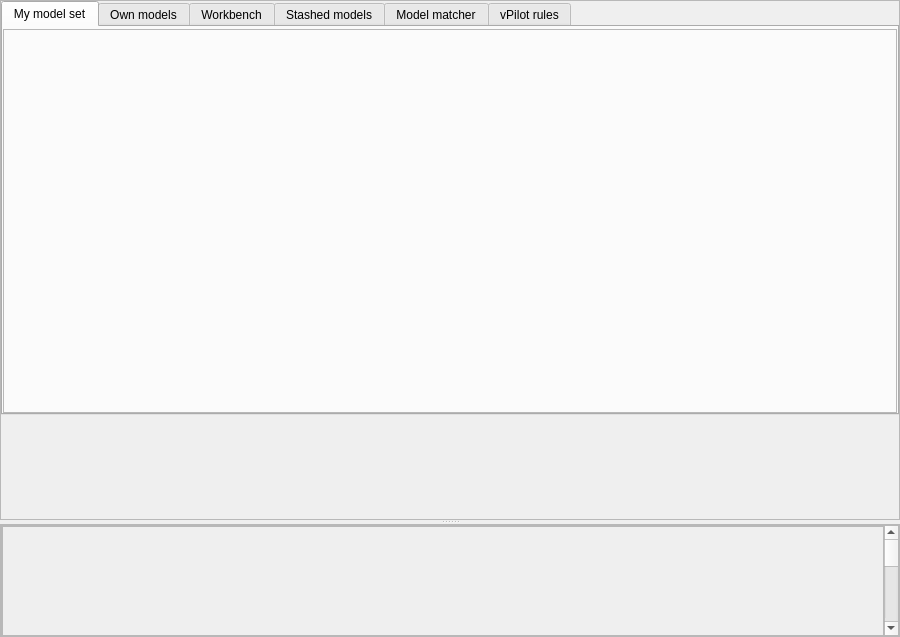
<?xml version="1.0" encoding="UTF-8"?>
<ui version="4.0">
 <class>CDbMappingComponent</class>
 <widget class="swift::gui::COverlayMessagesFrame" name="CDbMappingComponent">
  <property name="geometry">
   <rect>
    <x>0</x>
    <y>0</y>
    <width>900</width>
    <height>637</height>
   </rect>
  </property>
  <property name="minimumSize">
   <size>
    <width>600</width>
    <height>400</height>
   </size>
  </property>
  <property name="windowTitle">
   <string>Frame</string>
  </property>
  <layout class="QHBoxLayout" name="hl_DbMappingComponent">
   <property name="spacing">
    <number>0</number>
   </property>
   <property name="leftMargin">
    <number>0</number>
   </property>
   <property name="topMargin">
    <number>0</number>
   </property>
   <property name="rightMargin">
    <number>0</number>
   </property>
   <property name="bottomMargin">
    <number>0</number>
   </property>
   <item>
    <widget class="QSplitter" name="sp_MappingComponent">
     <property name="sizePolicy">
      <sizepolicy hsizetype="Expanding" vsizetype="Expanding">
       <horstretch>0</horstretch>
       <verstretch>0</verstretch>
      </sizepolicy>
     </property>
     <property name="orientation">
      <enum>Qt::Vertical</enum>
     </property>
     <widget class="QFrame" name="fr_SelectModel">
      <property name="frameShape">
       <enum>QFrame::StyledPanel</enum>
      </property>
      <property name="frameShadow">
       <enum>QFrame::Raised</enum>
      </property>
      <layout class="QVBoxLayout" name="vl_SelectModel">
       <property name="spacing">
        <number>4</number>
       </property>
       <property name="leftMargin">
        <number>0</number>
       </property>
       <property name="topMargin">
        <number>0</number>
       </property>
       <property name="rightMargin">
        <number>0</number>
       </property>
       <property name="bottomMargin">
        <number>0</number>
       </property>
       <item>
        <widget class="QTabWidget" name="tw_ModelsToBeMapped">
         <property name="toolTip">
          <string>Models installed and found for your simulator</string>
         </property>
         <property name="currentIndex">
          <number>0</number>
         </property>
         <widget class="QWidget" name="tab_OwnModelSet">
          <property name="toolTip">
           <string>This is the model set swift will use for model matching</string>
          </property>
          <attribute name="title">
           <string>My model set</string>
          </attribute>
          <layout class="QHBoxLayout" name="hl_OwnModelSet">
           <property name="spacing">
            <number>4</number>
           </property>
           <property name="leftMargin">
            <number>0</number>
           </property>
           <property name="topMargin">
            <number>2</number>
           </property>
           <property name="rightMargin">
            <number>0</number>
           </property>
           <property name="bottomMargin">
            <number>0</number>
           </property>
           <item>
            <widget class="swift::gui::components::CDbOwnModelSetComponent" name="comp_OwnModelSet">
             <property name="frameShape">
              <enum>QFrame::StyledPanel</enum>
             </property>
             <property name="frameShadow">
              <enum>QFrame::Raised</enum>
             </property>
            </widget>
           </item>
          </layout>
         </widget>
         <widget class="QWidget" name="tab_OwnModels">
          <attribute name="title">
           <string>Own models</string>
          </attribute>
          <layout class="QHBoxLayout" name="hl_OwnAircraftModels">
           <property name="spacing">
            <number>4</number>
           </property>
           <property name="leftMargin">
            <number>0</number>
           </property>
           <property name="topMargin">
            <number>2</number>
           </property>
           <property name="rightMargin">
            <number>0</number>
           </property>
           <property name="bottomMargin">
            <number>0</number>
           </property>
           <item>
            <widget class="swift::gui::components::CDbOwnModelsComponent" name="comp_OwnAircraftModels">
             <property name="frameShape">
              <enum>QFrame::StyledPanel</enum>
             </property>
             <property name="frameShadow">
              <enum>QFrame::Raised</enum>
             </property>
            </widget>
           </item>
          </layout>
         </widget>
         <widget class="QWidget" name="tab_Workbench">
          <attribute name="title">
           <string>Workbench</string>
          </attribute>
          <layout class="QHBoxLayout" name="hl_Workbench">
           <property name="spacing">
            <number>4</number>
           </property>
           <property name="leftMargin">
            <number>0</number>
           </property>
           <property name="topMargin">
            <number>2</number>
           </property>
           <property name="rightMargin">
            <number>0</number>
           </property>
           <property name="bottomMargin">
            <number>0</number>
           </property>
           <item>
            <widget class="swift::gui::components::CDbModelWorkbenchComponent" name="comp_ModelWorkbench">
             <property name="frameShape">
              <enum>QFrame::StyledPanel</enum>
             </property>
             <property name="frameShadow">
              <enum>QFrame::Raised</enum>
             </property>
            </widget>
           </item>
          </layout>
         </widget>
         <widget class="QWidget" name="tab_StashAircraftModels">
          <attribute name="title">
           <string>Stashed models</string>
          </attribute>
          <layout class="QHBoxLayout" name="hl_StashedAircraftModels">
           <property name="spacing">
            <number>4</number>
           </property>
           <property name="leftMargin">
            <number>0</number>
           </property>
           <property name="topMargin">
            <number>2</number>
           </property>
           <property name="rightMargin">
            <number>0</number>
           </property>
           <property name="bottomMargin">
            <number>0</number>
           </property>
           <item>
            <widget class="swift::gui::components::CDbStashComponent" name="comp_StashAircraft">
             <property name="frameShape">
              <enum>QFrame::StyledPanel</enum>
             </property>
             <property name="frameShadow">
              <enum>QFrame::Raised</enum>
             </property>
            </widget>
           </item>
          </layout>
         </widget>
         <widget class="QWidget" name="tab_ModelMatcher">
          <attribute name="title">
           <string>Model matcher</string>
          </attribute>
          <layout class="QHBoxLayout" name="hl_ModelMatcher">
           <property name="spacing">
            <number>4</number>
           </property>
           <property name="leftMargin">
            <number>0</number>
           </property>
           <property name="topMargin">
            <number>2</number>
           </property>
           <property name="rightMargin">
            <number>0</number>
           </property>
           <property name="bottomMargin">
            <number>0</number>
           </property>
           <item>
            <widget class="swift::gui::components::CModelMatcherComponent" name="comp_ModelMatcher">
             <property name="frameShape">
              <enum>QFrame::StyledPanel</enum>
             </property>
             <property name="frameShadow">
              <enum>QFrame::Raised</enum>
             </property>
            </widget>
           </item>
          </layout>
         </widget>
         <widget class="QWidget" name="tab_VPilot">
          <attribute name="title">
           <string>vPilot rules</string>
          </attribute>
          <layout class="QHBoxLayout" name="hl_VPilot">
           <property name="spacing">
            <number>4</number>
           </property>
           <property name="leftMargin">
            <number>0</number>
           </property>
           <property name="topMargin">
            <number>2</number>
           </property>
           <property name="rightMargin">
            <number>0</number>
           </property>
           <property name="bottomMargin">
            <number>0</number>
           </property>
           <item>
            <widget class="swift::gui::views::CAircraftModelView" name="tvp_AircraftModelsForVPilot">
             <property name="sizePolicy">
              <sizepolicy hsizetype="Preferred" vsizetype="Preferred">
               <horstretch>0</horstretch>
               <verstretch>0</verstretch>
              </sizepolicy>
             </property>
             <property name="selectionMode">
              <enum>QAbstractItemView::MultiSelection</enum>
             </property>
             <property name="selectionBehavior">
              <enum>QAbstractItemView::SelectRows</enum>
             </property>
             <attribute name="verticalHeaderVisible">
              <bool>false</bool>
             </attribute>
            </widget>
           </item>
          </layout>
         </widget>
        </widget>
       </item>
       <item>
        <widget class="swift::gui::editors::CModelMappingForm" name="editor_ModelMapping">
         <property name="minimumSize">
          <size>
           <width>0</width>
           <height>100</height>
          </size>
         </property>
        </widget>
       </item>
      </layout>
     </widget>
     <widget class="QFrame" name="frp_Editors">
      <property name="frameShape">
       <enum>QFrame::StyledPanel</enum>
      </property>
      <property name="frameShadow">
       <enum>QFrame::Raised</enum>
      </property>
      <layout class="QHBoxLayout" name="hl_Editors">
       <property name="leftMargin">
        <number>0</number>
       </property>
       <property name="topMargin">
        <number>0</number>
       </property>
       <property name="rightMargin">
        <number>0</number>
       </property>
       <property name="bottomMargin">
        <number>0</number>
       </property>
       <item>
        <widget class="QScrollArea" name="sa_Editors">
         <property name="widgetResizable">
          <bool>true</bool>
         </property>
         <widget class="QWidget" name="qw_EditorsScrollArea">
          <property name="geometry">
           <rect>
            <x>0</x>
            <y>0</y>
            <width>885</width>
            <height>450</height>
           </rect>
          </property>
          <property name="minimumSize">
           <size>
            <width>0</width>
            <height>450</height>
           </size>
          </property>
          <layout class="QVBoxLayout" name="vl_EditorSctollArea">
           <property name="leftMargin">
            <number>0</number>
           </property>
           <property name="topMargin">
            <number>0</number>
           </property>
           <property name="rightMargin">
            <number>0</number>
           </property>
           <property name="bottomMargin">
            <number>0</number>
           </property>
           <item>
            <widget class="swift::gui::editors::CAircraftModelForm" name="editor_AircraftModel">
             <property name="frameShape">
              <enum>QFrame::StyledPanel</enum>
             </property>
             <property name="frameShadow">
              <enum>QFrame::Raised</enum>
             </property>
            </widget>
           </item>
          </layout>
         </widget>
        </widget>
       </item>
      </layout>
     </widget>
    </widget>
   </item>
  </layout>
 </widget>
 <customwidgets>
  <customwidget>
   <class>swift::gui::views::CAircraftModelView</class>
   <extends>QTableView</extends>
   <header>gui/views/aircraftmodelview.h</header>
  </customwidget>
  <customwidget>
   <class>swift::gui::editors::CAircraftModelForm</class>
   <extends>QFrame</extends>
   <header>gui/editors/aircraftmodelform.h</header>
   <container>1</container>
  </customwidget>
  <customwidget>
   <class>swift::gui::editors::CModelMappingForm</class>
   <extends>QFrame</extends>
   <header>gui/editors/modelmappingform.h</header>
   <container>1</container>
  </customwidget>
  <customwidget>
   <class>swift::gui::COverlayMessagesFrame</class>
   <extends>QFrame</extends>
   <header>gui/overlaymessagesframe.h</header>
   <container>1</container>
  </customwidget>
  <customwidget>
   <class>swift::gui::components::CDbStashComponent</class>
   <extends>QFrame</extends>
   <header>gui/components/dbstashcomponent.h</header>
   <container>1</container>
  </customwidget>
  <customwidget>
   <class>swift::gui::components::CDbOwnModelSetComponent</class>
   <extends>QFrame</extends>
   <header>gui/components/dbownmodelsetcomponent.h</header>
   <container>1</container>
  </customwidget>
  <customwidget>
   <class>swift::gui::components::CDbOwnModelsComponent</class>
   <extends>QFrame</extends>
   <header>gui/components/dbownmodelscomponent.h</header>
   <container>1</container>
  </customwidget>
  <customwidget>
   <class>swift::gui::components::CModelMatcherComponent</class>
   <extends>QFrame</extends>
   <header>gui/components/modelmatchercomponent.h</header>
   <container>1</container>
  </customwidget>
  <customwidget>
   <class>swift::gui::components::CDbModelWorkbenchComponent</class>
   <extends>QFrame</extends>
   <header>gui/components/dbmodelworkbenchcomponent.h</header>
   <container>1</container>
  </customwidget>
 </customwidgets>
 <resources/>
 <connections/>
</ui>
